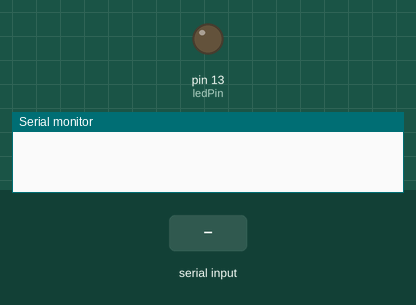
Recording of a sketch running on a simulated Arduino Uno, built with avr-gcc and run on an emulated ATmega328P. On the bench: output pins drawn as LEDs (lit = HIGH), the last lines printed to the serial monitor. Inputs (shaded band) come from the test bench.

Above: at 1.2 s.
1.3 s: "1" received over Serial
At 1.7 s:
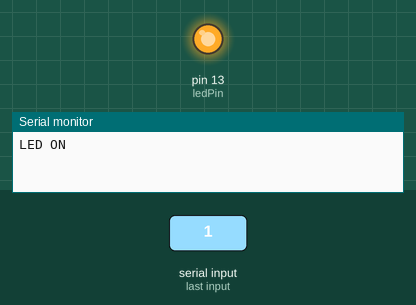
2.8 s: "0" received over Serial
At 4.0 s:
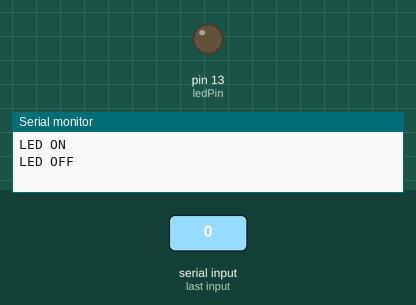
Timing chart, 0 to 5.8 s (numbered marks = the images above; inputs shaded):
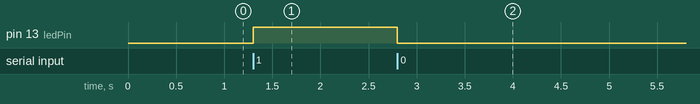

The sketch:

LEDControl.ino
```cpp
int ledPin = 13;

void setup() {
  Serial.begin(9600);
  pinMode(ledPin, OUTPUT);
}

void loop() {
  if (Serial.available()) {
    char s = Serial.read();  // read one character

    if (s == '1') {          // compare with single quotes
      digitalWrite(ledPin, HIGH);
      Serial.println("LED ON");
    }
    else if (s == '0') {     // compare with single quotes
      digitalWrite(ledPin, LOW);
      Serial.println("LED OFF");
    }
    else {
      Serial.println("Invalid command. Send '1' or '0'.");
    }
  }
}
```

Measured:
- after the input at 1.3 s, pin 13 (ledPin): LOW → HIGH at once
- after the input at 2.8 s, pin 13 (ledPin): HIGH → LOW at once
